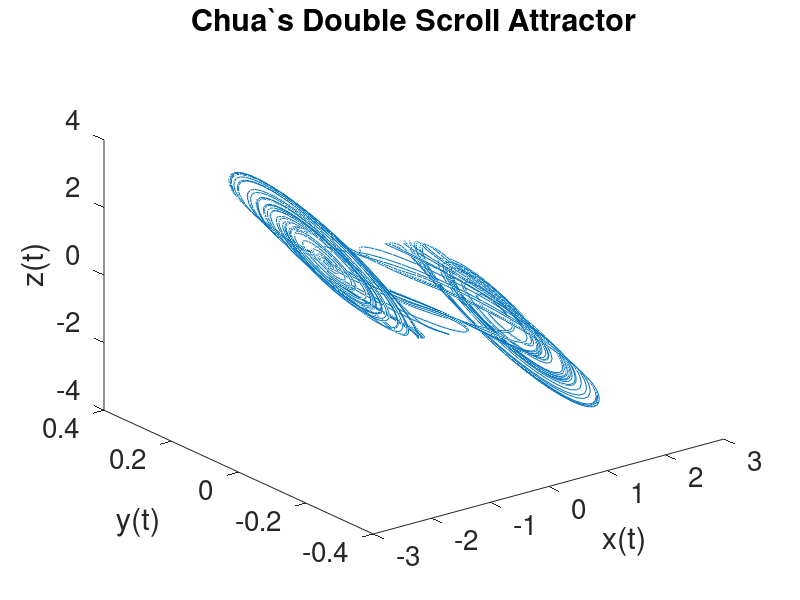

This figure's MATLAB source:
% Program_16b - 3-D Phase Portrait, Chua's chaotic attractor.
% Chapter 16 - Three-Dimensional Autonomous Systems and Chaos.
% Copyright Springer 2025. Stephen Lynch.

Chua=@(t,x) [15*(x(2)-x(1)-(-(5/7)*x(1)+(1/2)*(-(8/7)-(-5/7))*(abs(x(1)+1)-abs(x(1)-1))));...
    x(1)-x(2)+x(3);...
    -25.58*x(2)]; 
options = odeset('RelTol',1e-4,'AbsTol',1e-4);
[t,xb]=ode45(Chua,[0 100],[-1.6,0,1.6],options);
plot3(xb(:,1),xb(:,2),xb(:,3))
title('Chua`s Double Scroll Attractor')
set(gca,'FontSize',20);
xlabel('x(t)');
ylabel('y(t)');
zlabel('z(t)');
% End of Program_16b.
